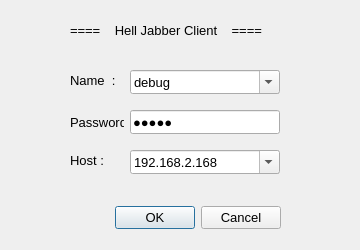
<?xml version="1.0" encoding="UTF-8"?>
<ui version="4.0">
 <class>login</class>
 <widget class="QDialog" name="login">
  <property name="windowModality">
   <enum>Qt::WindowModal</enum>
  </property>
  <property name="geometry">
   <rect>
    <x>0</x>
    <y>0</y>
    <width>360</width>
    <height>250</height>
   </rect>
  </property>
  <property name="sizePolicy">
   <sizepolicy hsizetype="Fixed" vsizetype="Fixed">
    <horstretch>0</horstretch>
    <verstretch>0</verstretch>
   </sizepolicy>
  </property>
  <property name="font">
   <font>
    <pointsize>10</pointsize>
   </font>
  </property>
  <property name="windowTitle">
   <string>Dialog</string>
  </property>
  <widget class="QDialogButtonBox" name="buttonBox">
   <property name="geometry">
    <rect>
     <x>70</x>
     <y>202</y>
     <width>211</width>
     <height>32</height>
    </rect>
   </property>
   <property name="orientation">
    <enum>Qt::Horizontal</enum>
   </property>
   <property name="standardButtons">
    <set>QDialogButtonBox::Cancel|QDialogButtonBox::Ok</set>
   </property>
  </widget>
  <widget class="QLabel" name="label">
   <property name="geometry">
    <rect>
     <x>70</x>
     <y>112</y>
     <width>54</width>
     <height>20</height>
    </rect>
   </property>
   <property name="text">
    <string>Password:</string>
   </property>
  </widget>
  <widget class="QLabel" name="lb_name">
   <property name="geometry">
    <rect>
     <x>70</x>
     <y>70</y>
     <width>51</width>
     <height>20</height>
    </rect>
   </property>
   <property name="text">
    <string>Name  :</string>
   </property>
  </widget>
  <widget class="QComboBox" name="cb_host">
   <property name="geometry">
    <rect>
     <x>130</x>
     <y>150</y>
     <width>150</width>
     <height>24</height>
    </rect>
   </property>
   <property name="editable">
    <bool>true</bool>
   </property>
   <item>
    <property name="text">
     <string notr="true">192.168.2.168</string>
    </property>
   </item>
  </widget>
  <widget class="QLabel" name="label_2">
   <property name="geometry">
    <rect>
     <x>70</x>
     <y>150</y>
     <width>51</width>
     <height>20</height>
    </rect>
   </property>
   <property name="text">
    <string>Host :</string>
   </property>
  </widget>
  <widget class="QComboBox" name="cb_name">
   <property name="geometry">
    <rect>
     <x>130</x>
     <y>70</y>
     <width>150</width>
     <height>24</height>
    </rect>
   </property>
   <property name="editable">
    <bool>true</bool>
   </property>
   <item>
    <property name="text">
     <string notr="true">debug</string>
    </property>
   </item>
   <item>
    <property name="text">
     <string>hell</string>
    </property>
   </item>
  </widget>
  <widget class="QLabel" name="label_3">
   <property name="geometry">
    <rect>
     <x>70</x>
     <y>10</y>
     <width>221</width>
     <height>41</height>
    </rect>
   </property>
   <property name="text">
    <string>====    Hell Jabber Client    ====</string>
   </property>
  </widget>
  <widget class="QLineEdit" name="le_pwd">
   <property name="geometry">
    <rect>
     <x>130</x>
     <y>110</y>
     <width>150</width>
     <height>24</height>
    </rect>
   </property>
   <property name="text">
    <string>debug</string>
   </property>
   <property name="maxLength">
    <number>64</number>
   </property>
   <property name="echoMode">
    <enum>QLineEdit::Password</enum>
   </property>
   <property name="placeholderText">
    <string notr="true"/>
   </property>
  </widget>
 </widget>
 <resources/>
 <connections>
  <connection>
   <sender>buttonBox</sender>
   <signal>accepted()</signal>
   <receiver>login</receiver>
   <slot>accept()</slot>
   <hints>
    <hint type="sourcelabel">
     <x>248</x>
     <y>254</y>
    </hint>
    <hint type="destinationlabel">
     <x>157</x>
     <y>274</y>
    </hint>
   </hints>
  </connection>
  <connection>
   <sender>buttonBox</sender>
   <signal>rejected()</signal>
   <receiver>login</receiver>
   <slot>reject()</slot>
   <hints>
    <hint type="sourcelabel">
     <x>316</x>
     <y>260</y>
    </hint>
    <hint type="destinationlabel">
     <x>286</x>
     <y>274</y>
    </hint>
   </hints>
  </connection>
 </connections>
</ui>
